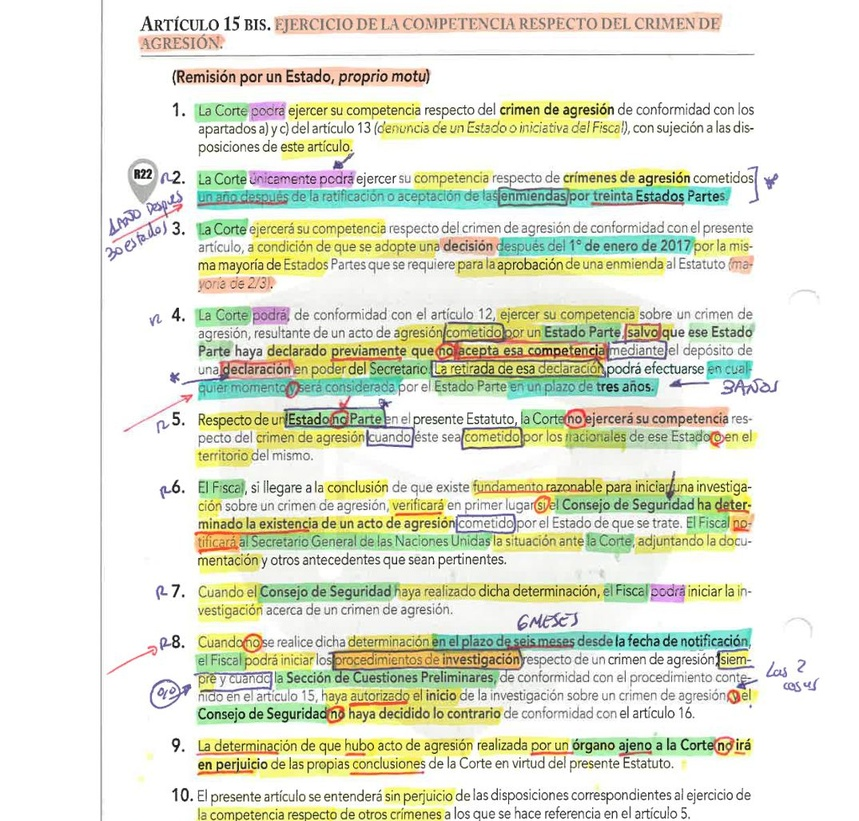
#> input picture expres-subrayado/img/t1/e-15bis.jpg, 859 x 821 px, shrunk from 1075 x 1027 before the run
$ python stars.py ../../../expres-subrayado/img/t1/e-15bis.jpg 1.0
#> lines starting #> are read from the running program, lines starting #| are printed output that depends on the picture; after the words box and inside, x2 and y2 are one past the last pixel; in counts of white or black regions, pixels touching at a corner belong together
import sys, json
from PIL import Image
import numpy as np
from collections import deque
def blobs(path, xmax):
#> called with xmax = 1
    im = Image.open(path).convert("RGB"); a = np.asarray(im).astype(int)
#> in blobs, im is the input picture: PIL image 859x821 RGB; mean R, G, B 227, 230, 212.9
    h, w, _ = a.shape; R, G, B = a[...,0], a[...,1], a[...,2]
#> after `h, w, _ = a.shape`: h = 821; w = 859
#> after `R, G, B = (a[..., 0], a[..., 1], a[..., 2])`:
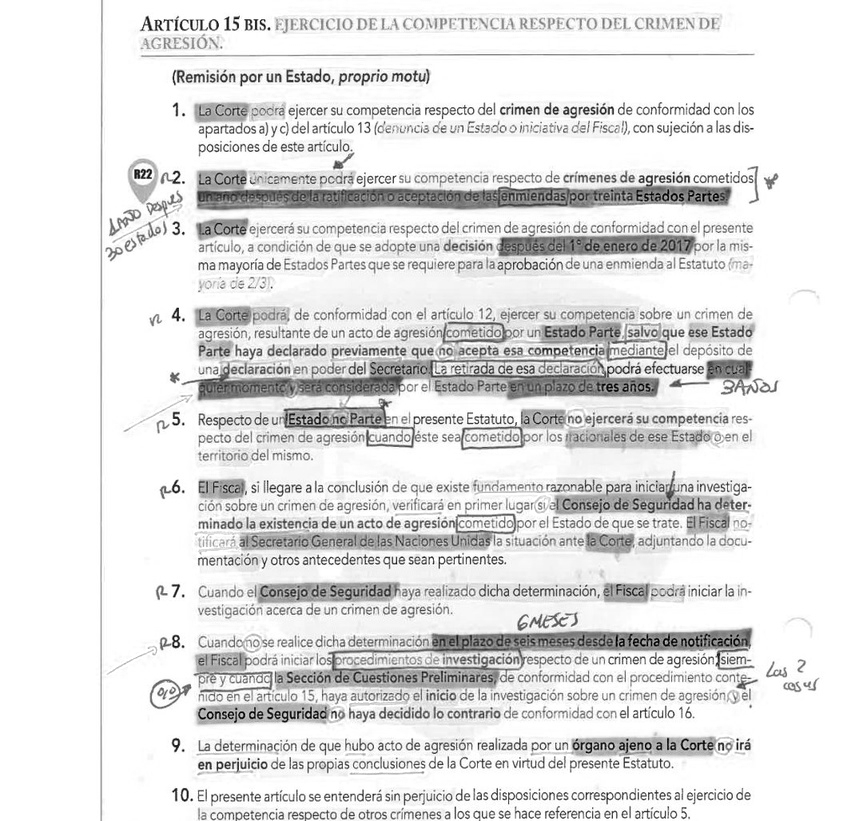
#> R: shape (821, 859) int64; min 0, max 255, mean 227
#> after `R, G, B = (a[..., 0], a[..., 1], a[..., 2])`:
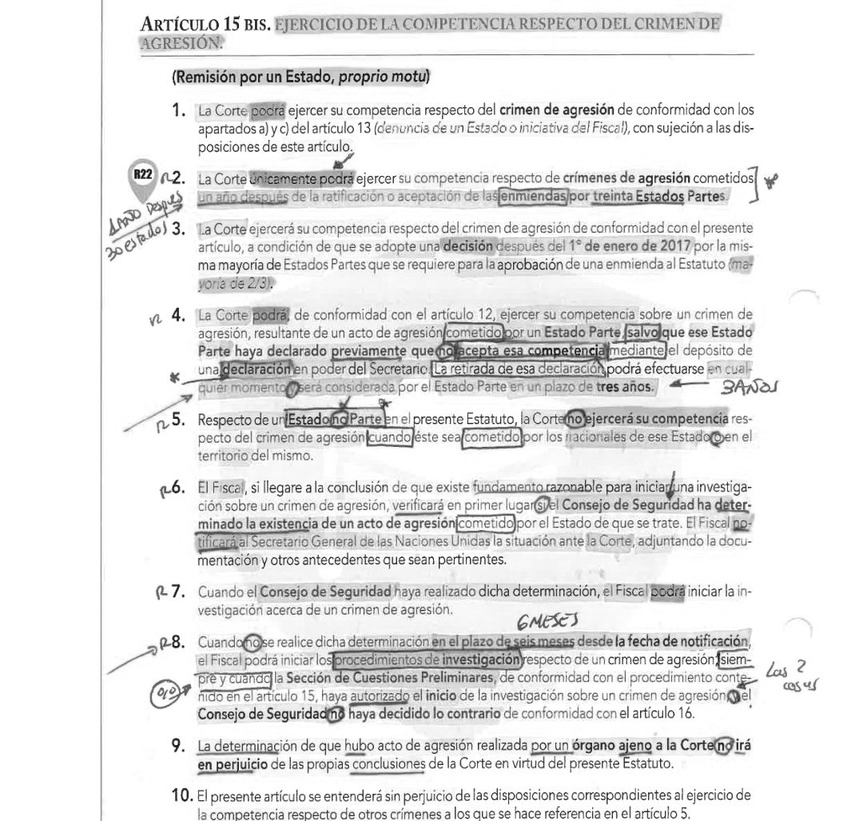
#> G: shape (821, 859) int64; min 0, max 255, mean 230
#> after `R, G, B = (a[..., 0], a[..., 1], a[..., 2])`:
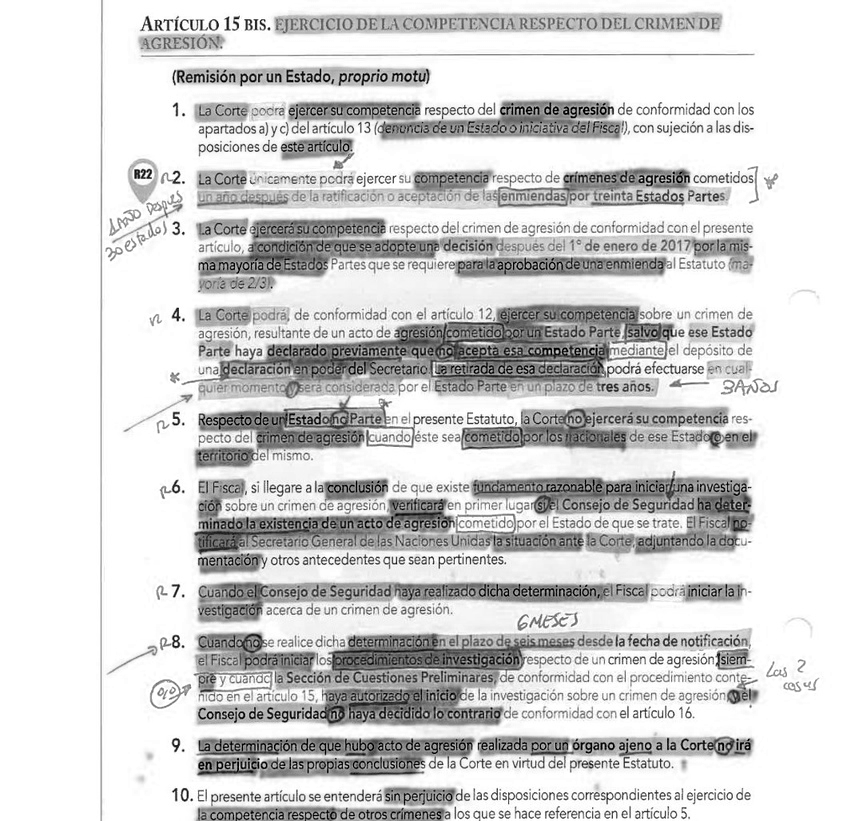
#> B: shape (821, 859) int64; min 0, max 255, mean 212.9
    mask = (R > 200) & (G < 145) & (B < 165) & ((R - G) > 90)
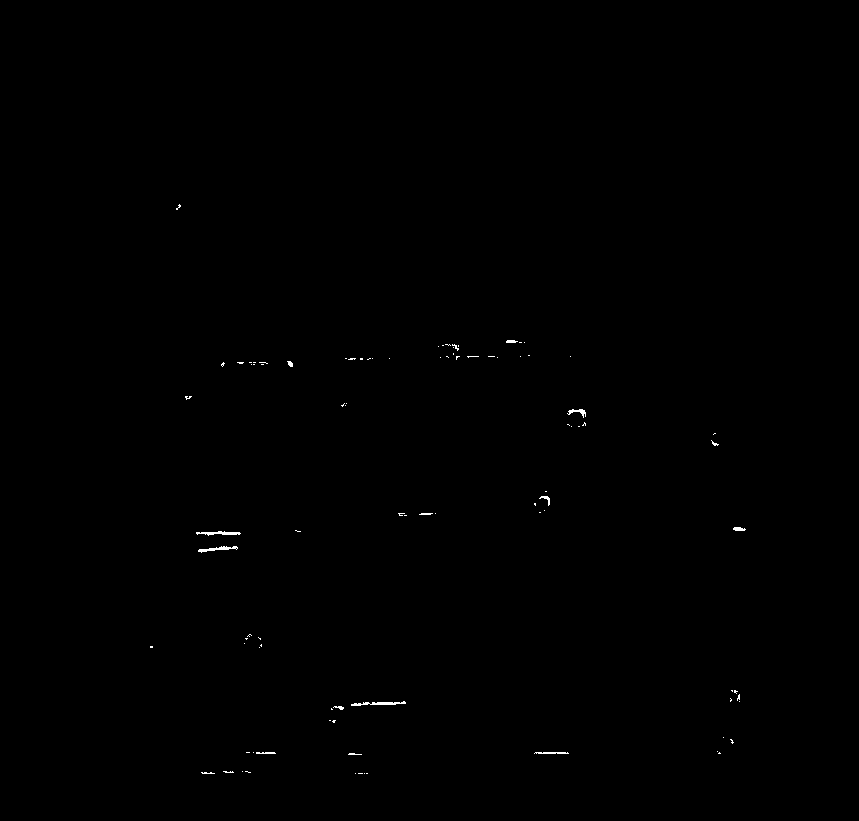
#> mask: shape (821, 859) bool; 0.16% white in thin lines or dots, all inside (x1, y1, x2, y2) = (150, 204, 746, 774)
    mask[:, int(xmax):] = False
#> mask: shape (821, 859) bool; 0.16% of pixels changed, all inside (x1, y1, x2, y2) = (150, 204, 746, 774)
    seen = np.zeros_like(mask); out = []
    ys, xs = np.nonzero(mask)
#> ys = empty array; xs = empty array
    for y0, x0 in zip(ys, xs):
        if seen[y0, x0]: continue
        q = deque([(y0, x0)]); seen[y0, x0] = True; pts = []
        while q:
            y, x = q.popleft(); pts.append((y, x))
            for dy in (-2,-1,0,1,2):
                for dx in (-2,-1,0,1,2):
                    ny, nx = y+dy, x+dx
                    if 0 <= ny < h and 0 <= nx < w and mask[ny, nx] and not seen[ny, nx]:
                        seen[ny, nx] = True; q.append((ny, nx))
        if len(pts) < 25: continue
        py = [p[0] for p in pts]; px = [p[1] for p in pts]
        out.append(dict(x=int(min(px)), y=int(min(py)), w=int(max(px)-min(px)+1), h=int(max(py)-min(py)+1), n=len(pts)))
#> this loop made 0 passes
#> after the loop, out = []
    return w, h, out
if __name__ == "__main__":
    p, xmax = sys.argv[1], float(sys.argv[2])
    w, h, b = blobs(p, xmax); print(w, h); print(json.dumps(b))
#> after `w, h, b = blobs(p, xmax)`: w = 859; h = 821; b = []
